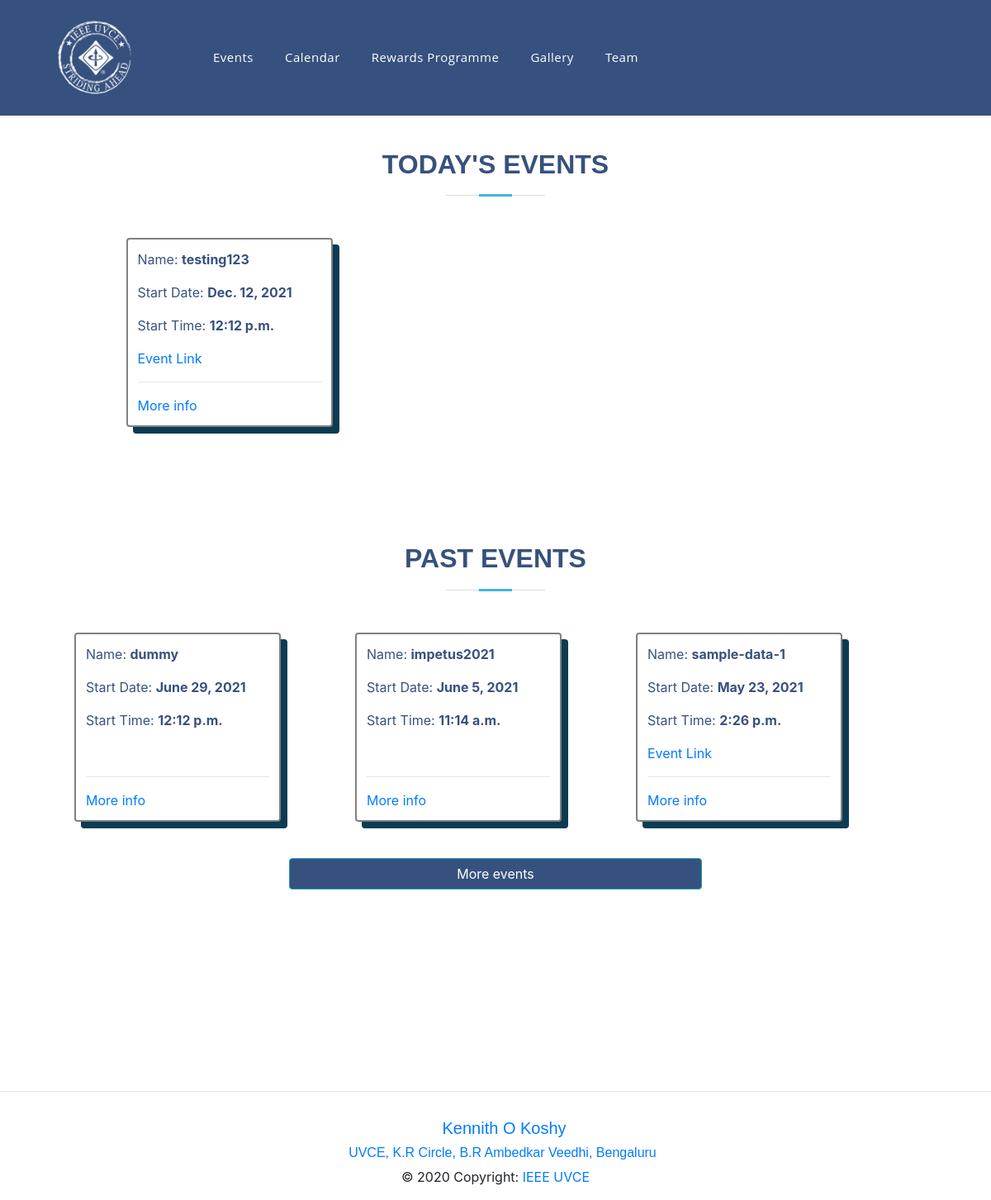
Screenshot of /events/ with the database file from the repository.
### events/models.py (models this page shows, shortened)
class Event(models.Model):
    event_name = models.CharField(max_length=200)
    slug = models.SlugField(max_length=400)
    date = models.DateField()
    time = models.TimeField()
    location = models.CharField(max_length=100)
    reg = models.URLField(blank=True)
    description = models.TextField(max_length=2000, blank=True)
    created = models.DateTimeField(auto_now_add=True)
    orgzer = models.CharField(max_length=200)
    winners = models.TextField(blank=True, default='Not Yet Decided')
    author = models.ForeignKey(User, default=None, on_delete=models.CASCADE)
    is_approved = models.BooleanField(default=False, blank=True)
    remember_link = models.BooleanField(default=False)
    approved_by = models.CharField(
        max_length=40,  null=True, blank=True, default=" ")
    class Meta:
        verbose_name = "Event"
        verbose_name_plural = "Events"

### events/views.py (the view)
# urls.py: path('', views.events_list, name='list'),
def events_list(request):
    events = Event.objects.all().order_by('-date')
    events = events.filter(is_approved=True)
    event_today = events.filter(date=datetime.date.today())
    eventold = events.filter(date__lt=datetime.date.today())
    eventnew = events.filter(date__gt=datetime.date.today())
    page = request.GET.get('page', 1)
    eventscount = eventold.count()
    print(eventscount)
    paginator = Paginator(eventold, 3)
    try:
        eventold = paginator.page(1)
    except:
        pass
    content = {
        'events': events,
        'event_today': event_today,
        'eventold': eventold,
        'eventnew': eventnew,
        'eventscount': eventscount,
        'three': 3,
    }
    return render(request, 'events/events_list.html', content)

### events/templates/events/events_list.html (shortened to what this page needs)
{% extends 'base.html' %} {% block content %} {% if event_today %}
<section id="skills" class="skills">
  <div class="container" data-aos="fade-up">
    <div class="section-title">
      <h2>Today's Events</h2>
    </div>
    <div class="event-container animated bounce">
      {% for event in event_today %}
      <div class="event">
        <p>Name: <b>{{ event.event_name }}</b></p>
        <p>Start Date: <b>{{ event.date }}</b></p>
        <p>Start Time: <b>{{ event.time }}</b></p>
        {% if event.reg %}
        <a href="{{event.reg}}">Event Link</a>
        {% endif %}
        <br />
        <hr />
        <a href="{% url 'articles:detail' slug=event.slug %}">More info</a>
      </div>
      {% endfor %}
    </div>
  </div>
</section>
{% endif %}  {% if eventold %}
<section id="skills" class="skills">
  <div class="container" data-aos="fade-up">
    <div class="section-title">
      <h2>Past Events</h2>
    </div>
    <div class="event-container">
      {% for event in eventold %}
      <div class="event">
        <p>Name: <b>{{ event.event_name }}</b></p>
        <p>Start Date: <b>{{ event.date }}</b></p>
        <p>Start Time: <b>{{ event.time }}</b></p>
        {% if event.remember_link %}
        <a href="{{event.reg}}">Event Link</a>
        {% endif %}
        <br />
        <hr />
        <a href="{% url 'articles:detail' slug=event.slug %}">More info</a>
      </div>
      {% endfor %}
    </div>
    {% if eventscount > three %}
    <a class="btn btn-info btn-block my-4" style="background-color: #37517e;max-width:45%;margin:auto;"
      href="{% url 'articles:old_events' %}">More
      events </a>
    {% endif %}
  </div>
</section>
{% endif %} {% endblock %}

### assets/css/style.css (style rules this page uses)
body { font-family: "Open Sans", sans-serif; color: #444444; }
a { color: #47b2e4; }
h1, h2, h3, h4, h5, h6 { font-family: "Jost", sans-serif; }
section { padding: 60px 0; overflow: hidden; }
.section-title { text-align: center; padding-bottom: 30px; }
.section-title h2 { font-size: 32px; font-weight: bold; text-transform: uppercase; margin-bottom: 20px; padding-bottom: 20px; position: relative; color: #37517e; }
.section-title h2::before { content: ""; position: absolute; display: block; width: 120px; height: 1px; background: #ddd; bottom: 1px; left: calc(50% - 60px); }
.section-title h2::after { content: ""; position: absolute; display: block; width: 40px; height: 3px; background: #47b2e4; bottom: 0; left: calc(50% - 20px); }
.event-container { padding: auto; display: grid; grid-template-columns: auto auto auto auto; }
.event { width: 250px; background-color: white; color: rgba(55, 81, 126, 1); margin: auto; margin-bottom: 20px; padding: 12px; border: 2px solid grey; border-radius: 4px; box-shadow: 8px 8px 0px 0px #0c3c53; }

### rows the page displays
Event: event_name "testing123", date "Dec. 12, 2021", time "12:12 p.m."
Event: event_name "dummy", date "June 29, 2021", time "12:12 p.m."
Event: event_name "impetus2021", date "June 5, 2021", time "11:14 a.m."
Event: event_name "sample-data-1", date "May 23, 2021", time "2:26 p.m."
